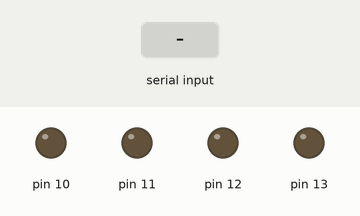
The sketch below on a simulated Arduino Uno, built with avr-gcc and run on an emulated ATmega328P. On the bench: output pins drawn as LEDs (lit = HIGH). The inputs (shaded band) are chosen by the test bench. What the sketch prints to the serial monitor is not drawn.

Above: at 1.0 s.
1.1 s: "R" received over Serial
At 1.7 s:
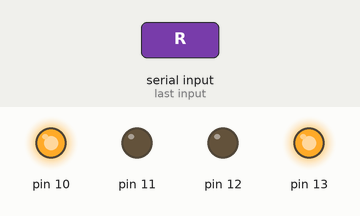
2.7 s: "L" received over Serial
At 3.9 s:
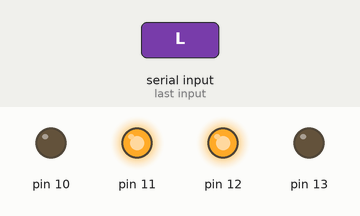
4.2 s: "F" received over Serial
At 5.2 s:
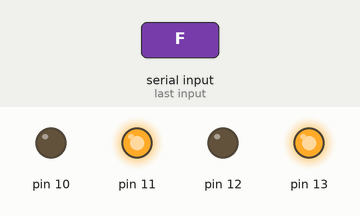
5.7 s: "B" received over Serial
At 6.3 s:
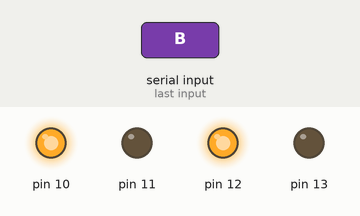
7.2 s: "1" received over Serial
At 7.5 s:
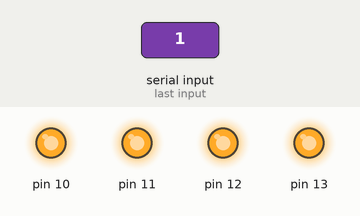
Timing chart, 0 to 9.7 s (numbered marks = the images above; inputs shaded):
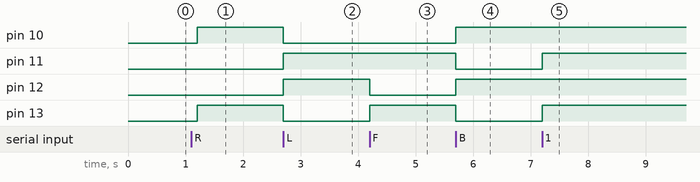

The sketch:

SerialCallResponse.ino
```cpp
int inbyte = 0;         // incoming serial byte

void setup()
{
  // start serial port at 9600 bps:
  Serial.begin(9600);
  pinMode(13,OUTPUT);
  pinMode(12,OUTPUT);
  pinMode(11,OUTPUT);
  pinMode(10,OUTPUT);

    establishContact();  // send a byte to establish contact until receiver responds
}

void loop()
{
  // if we get a valid byte, read analog ins:
  if (Serial.available() > 0) {
    // get incoming byte:
    inbyte = Serial.read();

if (inbyte=='R')
{
  Serial.println('R');
  digitalWrite(13,HIGH);
 digitalWrite(12,LOW);
 digitalWrite(11,LOW);
 digitalWrite(10,HIGH);
}
else if (inbyte == 'L')
{
    Serial.println('L');
  digitalWrite(13,LOW);
 digitalWrite(12,HIGH);
 digitalWrite(11,HIGH);
 digitalWrite(10,LOW);
 }
 else if (inbyte=='F')
 {
     Serial.println('F');
   digitalWrite(13,HIGH);
 digitalWrite(12,LOW);
 digitalWrite(11,HIGH);
 digitalWrite(10,LOW);
 }
 else if (inbyte=='B')
 {
     Serial.println('B');
   digitalWrite(13,LOW);
 digitalWrite(12,HIGH);
 digitalWrite(11,LOW);
 digitalWrite(10,HIGH);
 }
 else
{digitalWrite(13,HIGH);
 digitalWrite(12,HIGH);
 digitalWrite(11,HIGH);
 digitalWrite(10,HIGH);
}
  }
}

void establishContact() {
  while (Serial.available() <= 0) {
    Serial.print('A');   // send a capital A
    delay(300);
  }
}
```

Measured:
- after the input at 1.1 s, pin 10, pin 13: LOW → HIGH after 0.10 s
- after the input at 2.7 s, pin 10, pin 13: HIGH → LOW at once; pin 11, pin 12: LOW → HIGH at once
- after the input at 4.2 s, pin 12: HIGH → LOW at once; pin 13: LOW → HIGH at once
- after the input at 5.7 s, pin 10, pin 12: LOW → HIGH at once; pin 11, pin 13: HIGH → LOW at once
- after the input at 7.2 s, pin 11, pin 13: LOW → HIGH at once
